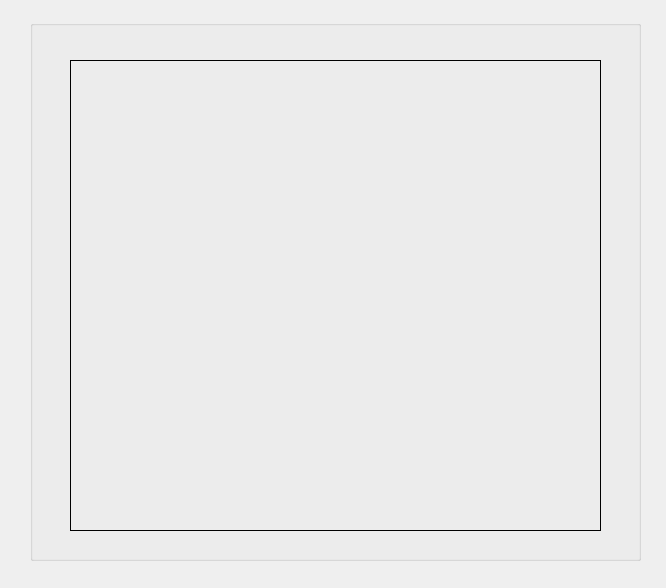
<?xml version="1.0" encoding="UTF-8"?>
<ui version="4.0">
 <class>main_dlg</class>
 <widget class="QDialog" name="main_dlg">
  <property name="geometry">
   <rect>
    <x>0</x>
    <y>0</y>
    <width>666</width>
    <height>588</height>
   </rect>
  </property>
  <property name="windowTitle">
   <string>Dialog</string>
  </property>
  <widget class="QGroupBox" name="groupBox">
   <property name="geometry">
    <rect>
     <x>30</x>
     <y>20</y>
     <width>611</width>
     <height>541</height>
    </rect>
   </property>
   <property name="title">
    <string/>
   </property>
   <widget class="QStackedWidget" name="stackedWidget">
    <property name="geometry">
     <rect>
      <x>40</x>
      <y>40</y>
      <width>531</width>
      <height>471</height>
     </rect>
    </property>
    <property name="frameShape">
     <enum>QFrame::Box</enum>
    </property>
    <property name="currentIndex">
     <number>0</number>
    </property>
    <widget class="QWidget" name="page"/>
    <widget class="QWidget" name="page_2"/>
   </widget>
  </widget>
 </widget>
 <resources/>
 <connections/>
</ui>
